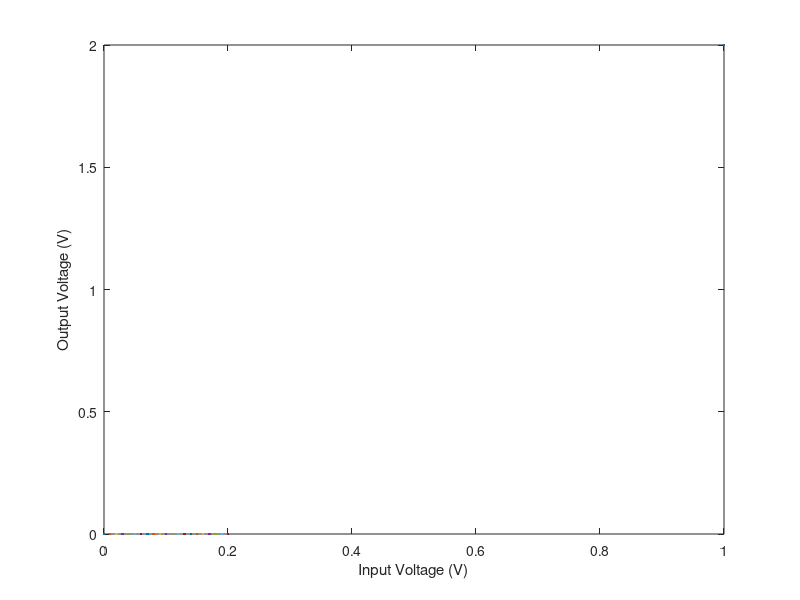

This figure's MATLAB source:
plot([0.0,0.01,0.02,0.03,0.04,0.05,0.06,0.07,0.08,0.09,0.1,0.11,0.12,0.13,0.14,0.15,0.16,0.17,0.18,0.19,0.2], ...
    [0.0,],LineWidth=2)
xlabel('Input Voltage (V)')
ylabel('Output Voltage (V)')